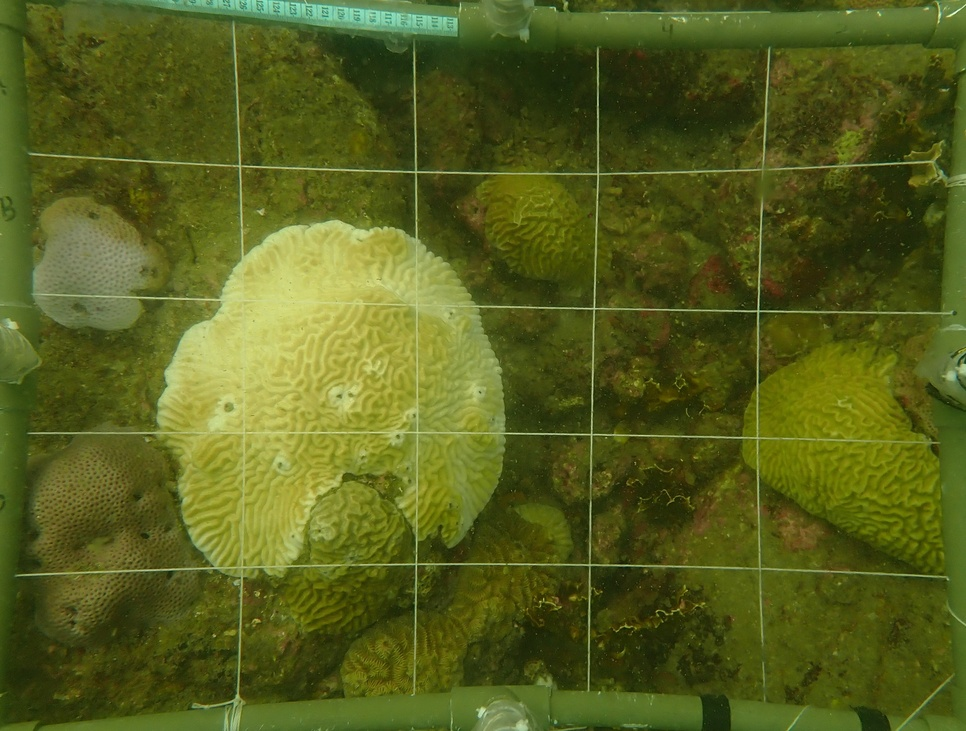
#> input picture similar_images/C1_BC_ESb_T2_29nov24_CGomez_corr.jpg, 966 x 731 px, shrunk from 3357 x 2541 before the run; its folder holds only this picture in this run
$ jupyter execute 'Color filter.ipynb'   (shell and % lines are left out)
#> lines starting #> are read from the running program, lines starting #| are printed output that depends on the picture
#> further down, img is the input picture: PIL image 966x731 RGB; mean R, G, B 86.1, 95.1, 29.1
[cell 1]
from PIL import Image
import os

[cell 2]
input_folder = "./similar_images"         #change file path if needed
output_base = "/DC3/test_filtered_image"
intensity = 0.4           # Adjust 0.0–1.0 (higher = stronger red overlay)

[cell 3]
color_filters = {
    "red": (255, 0, 0),
    "green": (0, 255, 0),
    "blue": (0, 0, 255),
    "cyan": (0, 255, 255),
    "magenta": (255, 0, 255),
    "yellow": (255, 255, 0),
}

[cell 4]
def apply_color_filter(image, color, intensity):
    """Apply semi-transparent color overlay."""
#> called with color = (255, 0, 0), intensity = 0.4
    overlay = Image.new("RGBA", image.size, color + (int(255 * intensity),))
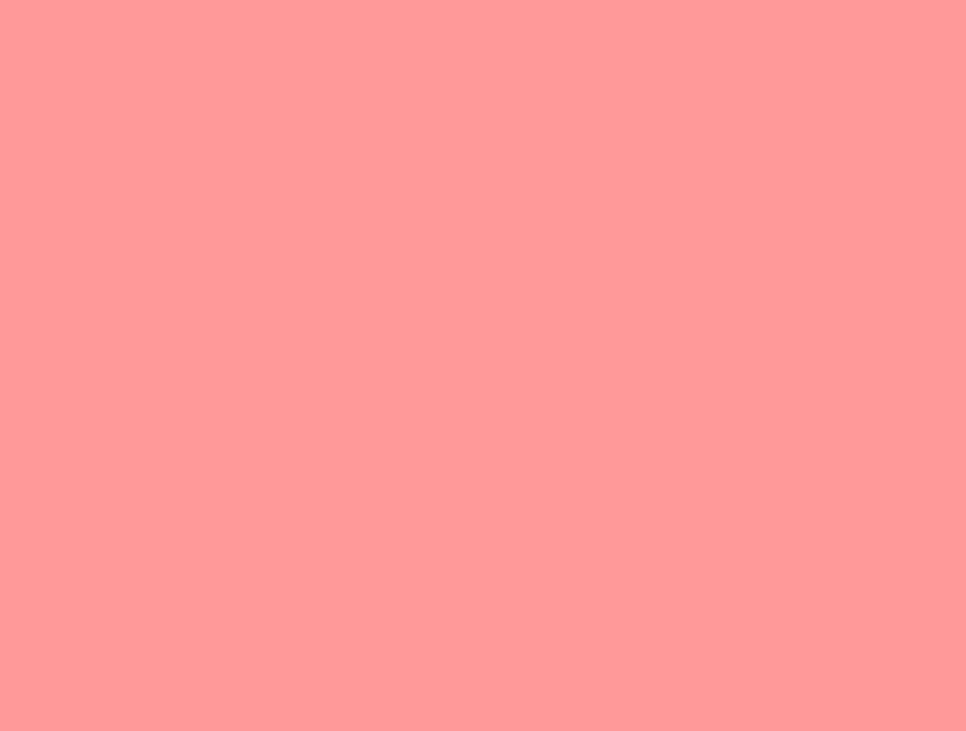
#> overlay: PIL image 966x731 RGBA; mean R, G, B, A 255, 0, 0, 102; transparent parts drawn white
    return Image.alpha_composite(image.convert("RGBA"), overlay).convert("RGB")
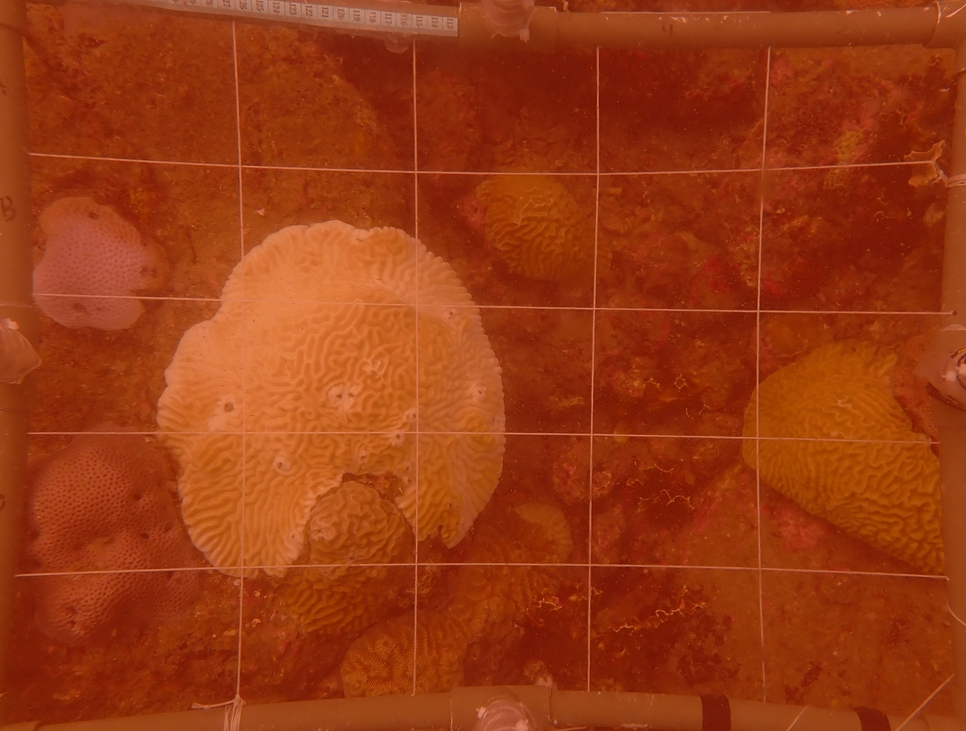
#> returned value: PIL image 966x731 RGB; mean R, G, B 153.6, 57.1, 17.5

for color_name, rgb in color_filters.items():
    output_folder = os.path.join(output_base, color_name)
    os.makedirs(output_folder, exist_ok=True)

    for filename in os.listdir(input_folder):
        if filename.lower().endswith((".jpg", ".jpeg", ".png", ".bmp", ".tiff")):
            img_path = os.path.join(input_folder, filename)
            img = Image.open(img_path)

            filtered_img = apply_color_filter(img, rgb, intensity)

            output_path = os.path.join(output_folder, filename)
            filtered_img.save(output_path)

            print(f"{color_name.capitalize()} filter applied to {filename}")

print("Done")
